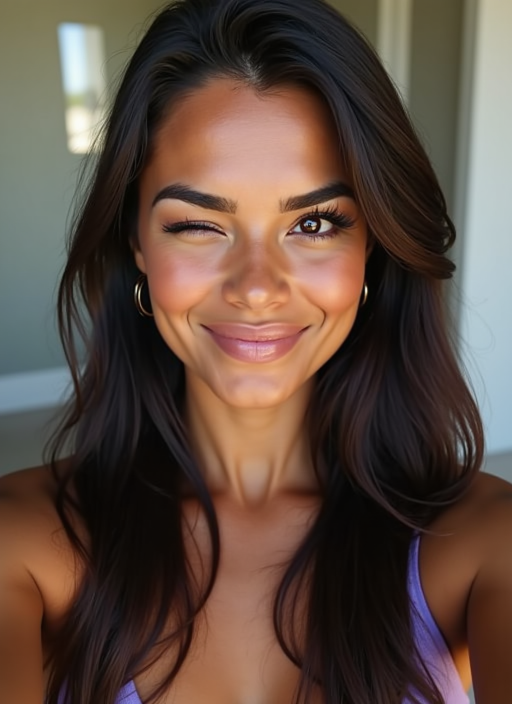
#> input picture store/appstore/faces/bia_4711.png, 1024 x 1408 px (shown at 1/2 size)
$ python make_icon_candidates.py ../appstore/faces/bia_4711.png
#> lines starting #> are read from the running program, lines starting #| are printed output that depends on the picture
#> in derived, im is the input picture: PIL image 1024x1408 RGB; mean R, G, B 93.8, 75.1, 64.6
### store/appstore/make_appstore_shots.py
#!/usr/bin/env python3
"""Render the localized App Store screenshot sets for Mirror Booth.

    python3 store/appstore/make_appstore_shots.py [--locales pt-BR,fr-FR]

  store/appstore/screenshots/<locale>/NN_<scene>_iphone.png  1320x2868 (6.9")
  store/appstore/screenshots/<locale>/NN_<scene>_ipad.png    2064x2752 (13")

The folders follow the `fastlane deliver` layout (see README.md). They are
generated, so they stay out of git; rerun this to get them back.

Every picture comes from the fictional faces in faces/ (generate_faces.py),
mirrored the way the app mirrors and filtered by the app's own shaders through
mirrorbooth/tool/store_filter_render_test.dart. Filter and voice-effect names
are read from the app's ARB files, so the listing always matches the UI.
"""
import json
import os
import pathlib
import shutil
import subprocess
import sys
import tempfile

from PIL import Image, ImageDraw, ImageFilter, ImageFont

HERE = pathlib.Path(__file__).resolve().parent
REPO = HERE.parent.parent
APP = REPO / "mirrorbooth"
OUT = HERE / "screenshots"

FONT = "/System/Library/Fonts/SFNS.ttf"
# docs/ site palette, same as store/play/make_play_assets.py
BG_TOP = (13, 10, 20)
BG_BOTTOM = (36, 24, 60)
ACCENT = (216, 180, 254)
WHITE = (255, 255, 255)
RED = (255, 69, 58)

TARGETS = {"iphone": (1320, 2868), "ipad": (2064, 2752)}

# Face file -> x of the facial midline as a fraction of the width.
FACES = {
    "ana": ("ana_4102.png", 0.487),
    "lea": ("lea_4305.png", 0.500),
    "rafa": ("rafa_4204.png", 0.500),
}
FACE_Y = 0.37   # eye line, where crops are centred

GRID_FILTERS = ["neon", "popArt", "comic", "thermal", "vampire", "frozen"]
KALEIDO_FILTER = "comic"
VIDEO_FILTER = "crt"
AUDIO_CHIPS = ["audioEffectRobot", "audioEffectChipmunk", "audioEffectEcho"]

# App Store locale -> (ARB file, hero face, face used for the filter scenes)
LOCALES = {
    "en-US": ("en", "lea", "rafa"),
    "pt-BR": ("pt", "ana", "rafa"),
    "es-MX": ("es", "rafa", "ana"),
    "es-ES": ("es", "ana", "lea"),
    "fr-FR": ("fr", "lea", "ana"),
}
# Same pictures as en-US, per the ASO plan.
COPIES = {"en-GB": "en-US", "en-AU": "en-US", "en-CA": "en-US"}

EN = {
    "hero": "Which side of your face wins?",
    "original": "Original",
    "left": "Left + Left",
    "right": "Right + Right",
    "live": "Your perfectly symmetric face, live",
    "filters": "24 live filters",
    "kaleido": "Rotate the mirror, make a kaleidoscope",
    "video": "Record video with voice effects",
}
PT = {
    "hero": "Qual lado do seu rosto vence?",
    "original": "Original",
    "left": "Esquerdo + Esquerdo",
    "right": "Direito + Direito",
    "live": "Seu rosto perfeitamente simétrico, ao vivo",
    "filters": "24 filtros ao vivo",
    "kaleido": "Gire o espelho e crie um caleidoscópio",
    "video": "Grave vídeos com efeitos de voz",
}
ES_MX = {
    "hero": "¿Qué lado de tu cara gana?",
    "original": "Original",
    "left": "Izquierda + Izquierda",
    "right": "Derecha + Derecha",
    "live": "Tu cara perfectamente simétrica, en vivo",
    "filters": "24 filtros en vivo",
    "kaleido": "Gira el espejo y crea un caleidoscopio",
    "video": "Graba videos con efectos de voz",
}
ES_ES = dict(
    ES_MX,
    live="Tu cara perfectamente simétrica, en directo",
    filters="24 filtros en directo",
    video="Graba vídeos con efectos de voz",
)
FR = {
    "hero": "Quel côté de votre visage gagne ?",
    "original": "Original",
    "left": "Gauche + Gauche",
    "right": "Droite + Droite",
    "live": "Votre visage parfaitement symétrique, en direct",
    "filters": "24 filtres en direct",
    "kaleido": "Tournez le miroir, créez un kaléidoscope",
    "video": "Filmez avec des effets de voix",
}
COPY = {"en-US": EN, "pt-BR": PT, "es-MX": ES_MX, "es-ES": ES_ES, "fr-FR": FR}


# [31 lines left out: functions font, gradient, cover, not called in this run]


def mirror(im, midline, keep_left):
    """Reflect one half of the face across its midline, as the app does."""
#> called with midline = 0.5, keep_left = False
    cx = round(im.width * midline)
#> cx = 512
    half = min(cx, im.width - cx)
#> half = 512
    box = (cx - half, 0, cx, im.height) if keep_left else (cx, 0, cx + half, im.height)
#> box = (512, 0, 1024, 1408)
    part = im.crop(box)
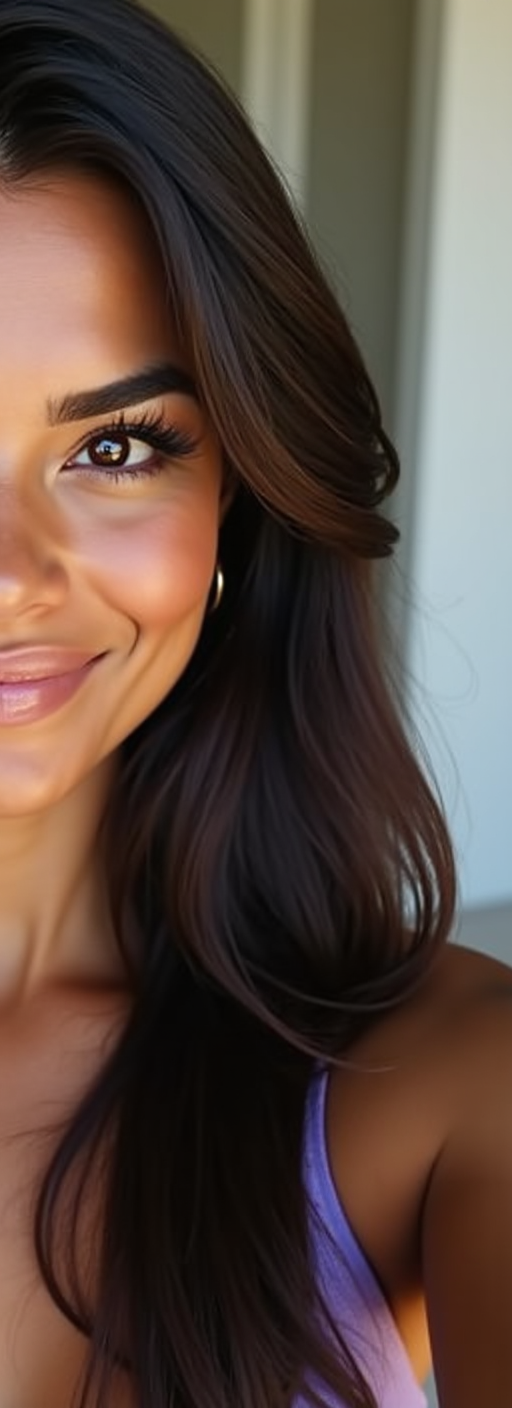
#> part: PIL image 512x1408 RGB; mean R, G, B 91.5, 73.4, 64.6
    flipped = part.transpose(Image.FLIP_LEFT_RIGHT)
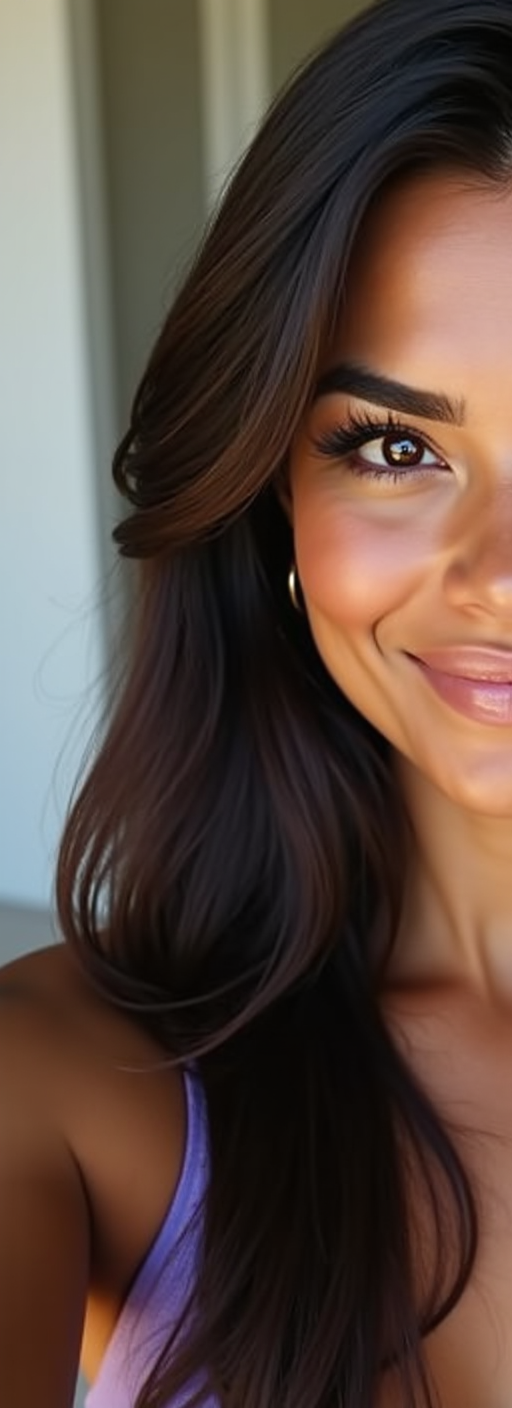
#> flipped: PIL image 512x1408 RGB; mean R, G, B 91.5, 73.4, 64.6
    out = Image.new("RGB", (half * 2, im.height))
#> out: PIL image 1024x1408 RGB; every value is 0
    out.paste(part if keep_left else flipped, (0, 0))
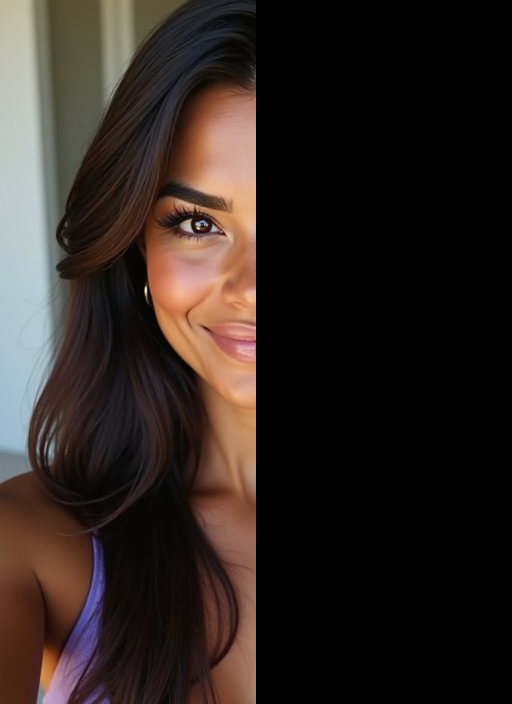
#> out: PIL image 1024x1408 RGB (shown at 1/2 size); mean R, G, B 45.7, 36.7, 32.3
    out.paste(flipped if keep_left else part, (half, 0))
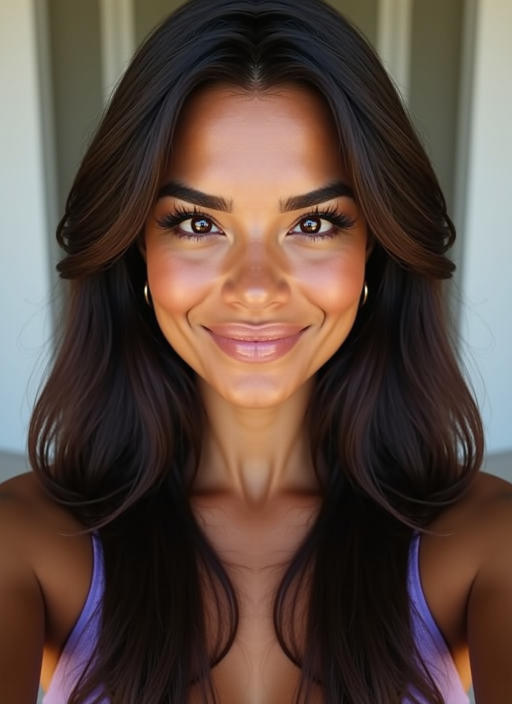
#> out: PIL image 1024x1408 RGB (shown at 1/2 size); mean R, G, B 91.5, 73.4, 64.6
    return out


# [153 lines left out: functions kaleido, wrap, headline, card, pill, labeled and 6 more, not called in this run]


SCENES = [("hero", scene_hero), ("live", scene_live), ("filters", scene_filters),
          ("kaleido", scene_kaleido), ("video", scene_video)]


# [59 lines left out: functions render_filters, main, not called in this run]


# [2 lines that do not run on import are left out]

### store/icon/make_icon_candidates.py
#!/usr/bin/env python3
"""Render 1024x1024 app icon candidates for Mirror Booth.

    python3 store/icon/make_icon_candidates.py [--skip-flux] [--skip-derived]

Two families land in store/icon/candidates/ (git-ignored):

  flux_<style>_<seed>.png   graphic icons from Flux on ComfyUI (same server
                            and credentials as store/appstore/generate_faces.py)
  face_<face>_<filter>.png  a character face from store/appstore/faces,
                            mirrored the way the app mirrors and run through
                            the app's own filter shaders

Square, full bleed, no transparency and no text: iOS masks the corners and
Play crops to its own shape.
"""
import json
import pathlib
import sys
import tempfile
import time
import urllib.parse

from PIL import Image

HERE = pathlib.Path(__file__).resolve().parent
APPSTORE = HERE.parent / "appstore"
sys.path.insert(0, str(APPSTORE))
import generate_faces as gf  # noqa: E402
import make_appstore_shots as shots  # noqa: E402

OUT = HERE / "candidates"
SIZE = 1024
SEEDS = (9101, 9102)

ICON = ("Mobile app icon artwork, square, full bleed edge to edge, perfectly "
        "centered, bold simple shapes that read at small sizes, no text, no "
        "letters, no border, no rounded corners. ")

FLUX = {
    "splitface": "A stylized human face split vertically down the middle by "
                 "a thin glowing mirror line, both halves identical, flat "
                 "vector illustration, deep purple to lilac gradient "
                 "background.",
    "vase": "Two identical face profiles facing each other forming a vase "
            "silhouette in the negative space between them, glowing neon "
            "lilac lines on a deep midnight purple background.",
    "handmirror": "A glossy 3D hand mirror whose reflection shows a cheeky "
                  "winking face, soft studio lighting, pastel lilac "
                  "background.",
    "kaleido": "A kaleidoscope made of one smiling face mirrored four times "
               "around the centre, vivid pop art colours, halftone dots.",
    "halfcat": "A cute cat face, the left half realistic fur, the right half "
               "a flat pop art cartoon, split on a crisp vertical line, "
               "lilac background.",
    "booth": "A tiny retro photo booth with a velvet curtain, a symmetric "
             "smiley face glowing on the curtain, cosy purple lighting, "
             "3D clay style.",
}

# face file, facial midline, filter (None = unfiltered mirror)
DERIVED = [
    ("bia_4711.png", 0.50, None), ("bia_4711.png", 0.50, "neon"),
    ("cat_6101.png", 0.50, None), ("cat_6101.png", 0.50, "popArt"),
    ("bunny_6402.png", 0.50, "glow"), ("chibi_6701.png", 0.50, "comic"),
    ("alien_6901.png", 0.50, "thermal"), ("comic_6811.png", 0.50, "popArt"),
    ("miko_5002.png", 0.50, "glitch"), ("porcelain_6601.png", 0.50, "oil"),
]


def flux():
    pending = {}
    for style, prompt in FLUX.items():
        for seed in SEEDS:
            dest = OUT / f"flux_{style}_{seed}.png"
            if dest.exists():
                continue
            wf = gf.workflow(ICON + prompt, seed)
            wf["5"]["inputs"].update(width=SIZE, height=SIZE)
            body = json.dumps({"prompt": wf}).encode()
            pending[json.loads(gf.request("/prompt", body))["prompt_id"]] = dest
    while pending:
        time.sleep(5)
        for pid, dest in list(pending.items()):
            entry = json.loads(gf.request(f"/history/{pid}")).get(pid)
            if not entry:
                continue
            if entry.get("status", {}).get("status_str") == "error":
                raise SystemExit(f"ComfyUI failed on {dest.name}")
            image = entry["outputs"]["8"]["images"][0]
            dest.write_bytes(gf.request("/view?" + urllib.parse.urlencode(image)))
            print(dest.name, flush=True)
            del pending[pid]


def square(im, midline):
    """Right+right mirror, cropped square around the eyes."""
    m = shots.mirror(im, midline, keep_left=False)
    side = min(m.width, m.height)
#> side = 1024
    top = min(max(round(m.height * shots.FACE_Y - side * 0.45), 0), m.height - side)
#> top = 60
    x = (m.width - side) // 2
#> x = 0
    return m.crop((x, top, x + side, top + side)).resize((SIZE, SIZE), Image.LANCZOS)
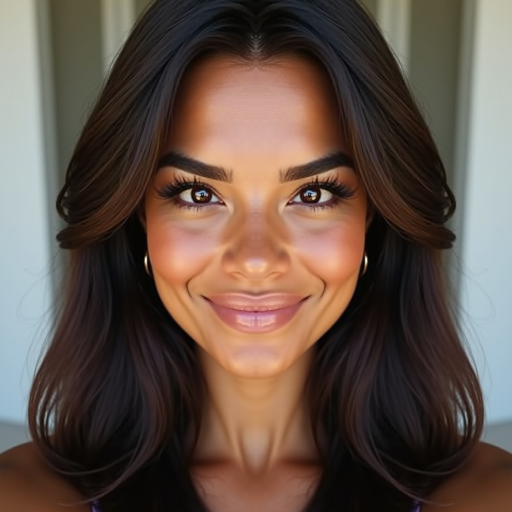
#> returned value: PIL image 1024x1024 RGB (shown at 1/2 size); mean R, G, B 99.1, 82.3, 72.5
#> pass 3 of the loop in derived, `for name, midline, filt in DERIVED:`:
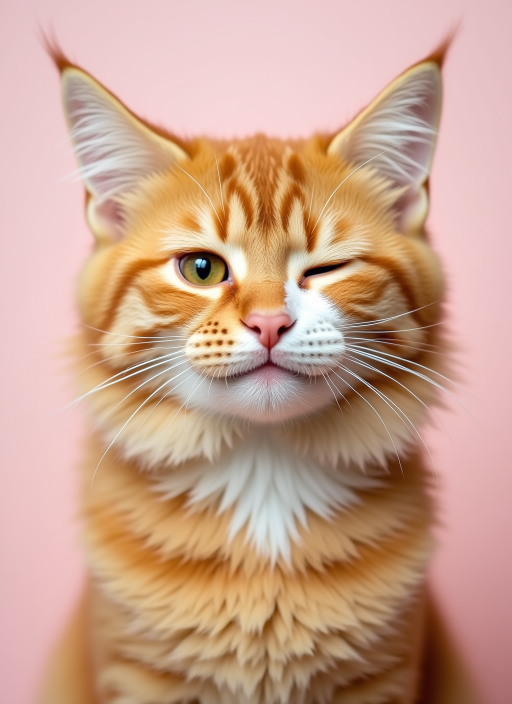
#> input picture store/appstore/faces/cat_6101.png, 1024 x 1408 px (shown at 1/2 size)
#> in derived, im is the input picture: PIL image 1024x1408 RGB; mean R, G, B 201.2, 162.6, 141.7
#> in mirror (call 3), `out.paste(part if keep_left else flipped, (0, 0))`:
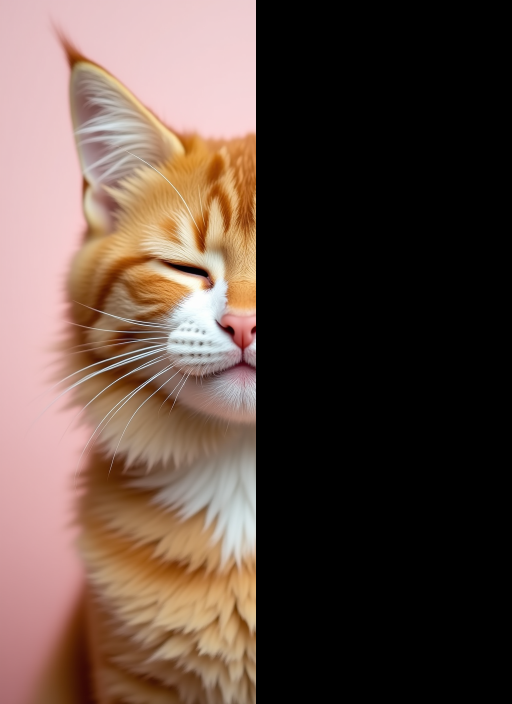
#> out: PIL image 1024x1408 RGB (shown at 1/2 size); mean R, G, B 94.2, 74.5, 65.5
#> in square (call 3), `return m.crop((x, top, x + side, top + side)).resize((SIZE, SIZE), Ima..`:
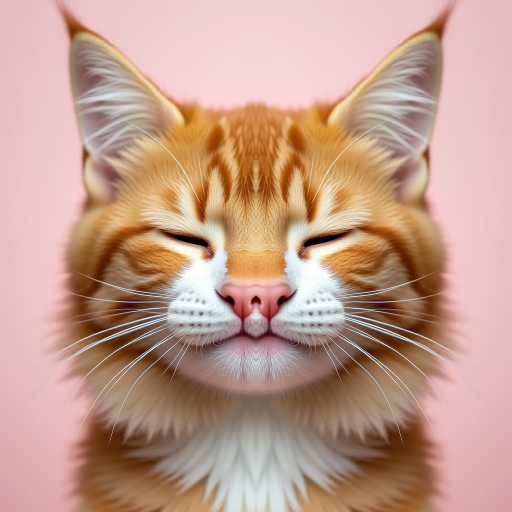
#> returned value: PIL image 1024x1024 RGB (shown at 1/2 size); mean R, G, B 194.5, 157.4, 140.9
#> the loop made 9 passes; the first 3 are shown


def derived():
    sources = {}
    for name, midline, filt in DERIVED:
        stem = name.split("_")[0]
#> (the run stopped early here; a loop or call above may not have finished)
